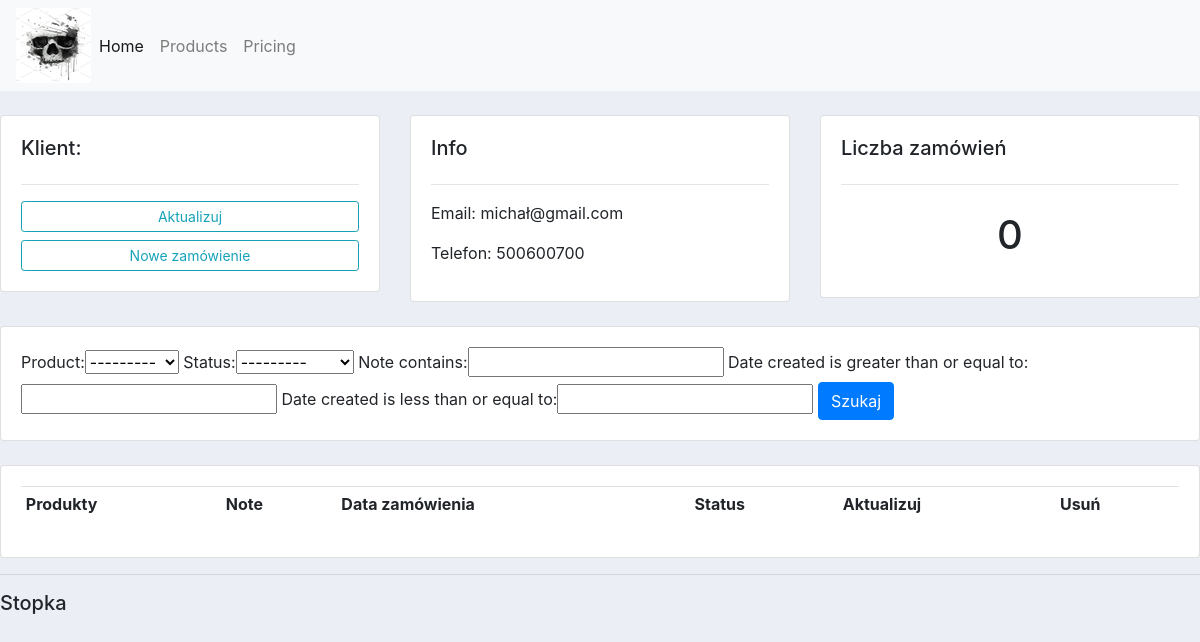
Page /customer/2/ on the earlier database version.
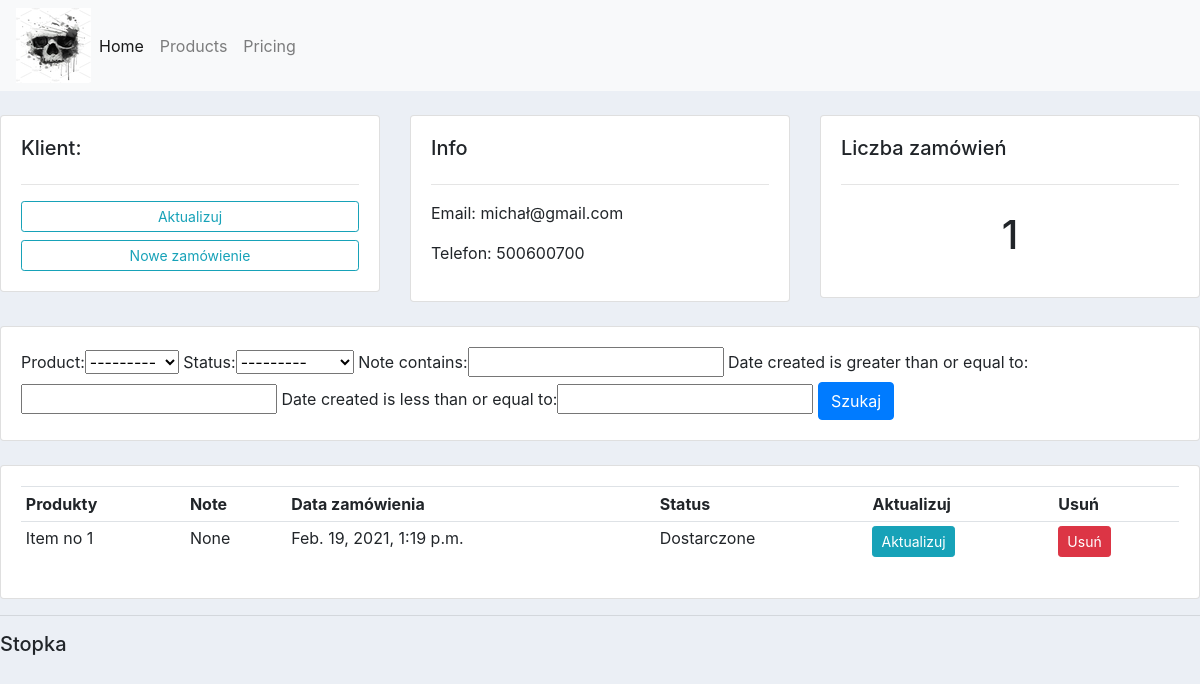
Same page on the later database version.
### accounts/models.py (models this page shows, shortened)
class Order(models.Model):
    STATUS = (
        ('Oczekuje', 'Oczekuje'),
        ('W drodze', 'W drodze'),
        ('Dostarczone', 'Dostarczone'),
    )
    customer = models.ForeignKey(Customer, null=True, on_delete=models.SET_NULL)
    product = models.ForeignKey(Product, null=True, on_delete=models.SET_NULL)
    date_created = models.DateTimeField(auto_now_add=True, null=True)
    status = models.CharField(max_length=150, null=True, choices=STATUS)
    note = models.CharField(max_length=800, null=True)

class Product(models.Model):
    CATEGORY = (
        ('Promocja', 'Promocja'),
    )
    name = models.CharField(max_length=150, null=True)
    price = models.FloatField(max_length=150, null=True)
    category = models.CharField(max_length=150, null=True, choices=CATEGORY)
    description = models.TextField(max_length=150, null=True, blank=True)
    date_created = models.DateTimeField(auto_now_add=True, null=True)
    tags = models.ManyToManyField(Tag)
    def __str__(self):
        return self.name

### accounts/views.py (the view)
# urls.py: path('customer/<str:pk>/', views.customer, name='customer'),
def customer(request, pk):
    customer = Customer.objects.get(id=pk)
    orders = customer.order_set.all()
    order_count = orders.count()
    myFilter = OrderFilter(request.GET, queryset=orders)
    orders = myFilter.qs
    context = {'customer': customer, 'orders': orders, 'order_count': order_count, 'myFilter': myFilter}
    return render(request, 'accounts/customer.html', context)

### accounts/templates/accounts/customer.html
{%  extends 'accounts/main.html' %}
{% block content %}
    <br>
    <div class="row">
        <div class="col-md">
            <div class="card card-body">
                <h5>Klient:</h5>
                <hr>
                <a class="btn btn-outline-info  btn-sm btn-block" href="">Aktualizuj</a>
                <a class="btn btn-outline-info  btn-sm btn-block" href="{% url 'create_order' customer.id %}">Nowe zamówienie</a>
            </div>
        </div>
        <div class="col-md">
            <div class="card card-body">
                <h5>Info</h5>
                <hr>
                <p>Email: {{ customer.email }} </p>
                <p>Telefon: {{ customer.phone }}</p>
            </div>
        </div>
        <div class="col-md">
            <div class="card card-body">
                <h5>Liczba zamówień</h5>
                <hr>
                <h1 style="text-align: center;padding: 10px">{{ order_count }}</h1>
            </div>
        </div>
    </div>
    <br>
    <div class="row">
        <div class="col">
            <div class="card card-body">
                <form method="get">
                    {{ myFilter.form }}
                    <button class="btn btn-primary" type="submit">Szukaj</button>
                </form>
            </div>
        </div>
    </div>
    <br>
    <div class="row">
        <div class="col-md">
            <div class="card card-body">
                <table class="table table-sm">
                    <tr>
                        <th>Produkty</th>
                        <th>Note</th>
                        <th>Data zamówienia</th>
                        <th>Status</th>
                        <th>Aktualizuj</th>
                        <th>Usuń</th>
                    </tr>
                    {% for order in orders %}
                     <tr>
                        <td>{{ order.product }}</td>
                        <td>{{ order.note }}</td>
                        <td>{{ order.date_created }}</td>
                        <td>{{ order.status }}</td>
                         <td><a class="btn btn-sm btn-info" href="{% url 'update_order' order.id %}">Aktualizuj</a></td>
                         <td><a class="btn btn-sm btn-danger" href="{% url 'delete_order' order.id %}">Usuń</a></td>
                     </tr>
                    {% endfor %}
                </table>
            </div>
        </div>
    </div>
{% endblock %}

Differences in the rows shown:
added Order: product "Item no 1", note "None", date_created "Feb. 19, 2021, 1:19 p.m.", status "Dostarczone"
Other differences:
{{ order_count }}: "0" → "1"
